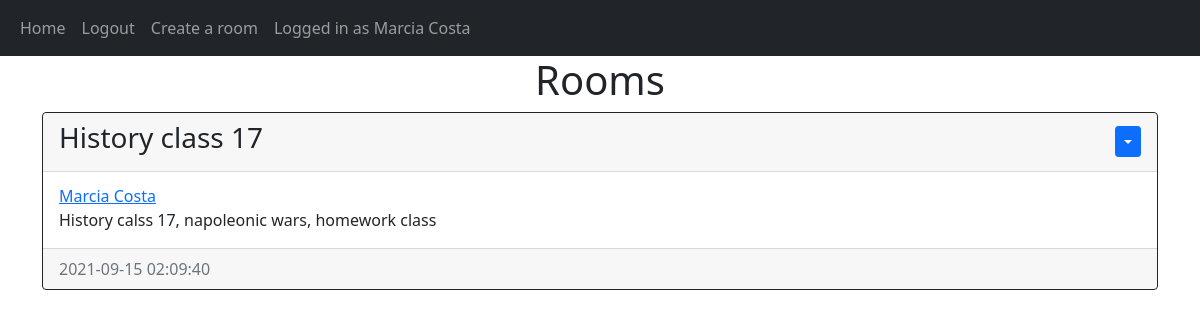
The page /home (signed in) on the database as committed earlier.
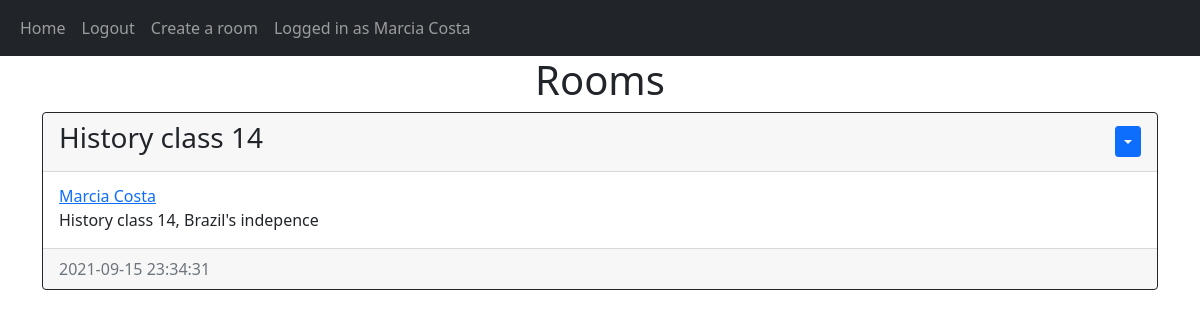
The same page on the database as committed later.
### website/models.py (models this page shows)
class Room(db.Model):
    id = db.Column(db.Integer, primary_key=True)
    title = db.Column(db.Text, nullable=False)
    info = db.Column(db.Text, nullable=False)
    date_created = db.Column(db.DateTime(timezone=True), default=func.now())
    author = db.Column(db.Integer, db.ForeignKey('user.id', ondelete='CASCADE'), nullable=False)
    posts = db.relationship('Post', backref='room', passive_deletes=True)
    IMGposts = db.relationship('ImagePost', backref='room', passive_deletes=True)
    participants = db.relationship('User', backref='room', passive_deletes=True)

class User(db.Model, UserMixin):
    id = db.Column(db.Integer, primary_key=True)
    username =  db.Column(db.String(150), unique=True)
    email = db.Column(db.String(150), unique=True)
    password =  db.Column(db.String(150))
    date_created =  db.Column(db.DateTime(timezone=True), default=func.now())
    posts = db.relationship('Post', backref='user', passive_deletes=True)
    IMGposts = db.relationship('ImagePost', backref='user', passive_deletes=True)
    rooms =  db.relationship('Room', backref='user', passive_deletes=True)

### website/views.py (the view)
@views.route('/')
@views.route('/home')
@login_required
def home():
    posts = Post.query.all()
    image_posts = ImagePost.query.all()
    rooms = Room.query.all()
    return render_template("index.html",user=current_user, posts=posts, images=image_posts, rooms=rooms)

### website/__init__.py (called while the page is built)
def create_app():
    app = Flask(__name__)
    app.config['SECRET_KEY'] = "hello"
    app.config['SQLALCHEMY_DATABASE_URI'] = f'sqlite:///{DB_NAME}'
    db.init_app(app)
    from .views import views
    from .auth import auth
    app.register_blueprint(views, url_prefix='/')
    app.register_blueprint(auth, url_prefix='/')
    from .models import User, Post
    create_database(app)
    login_manager = LoginManager()
    login_manager.login_view = 'auth.login'
    login_manager.init_app(app)
    @login_manager.user_loader
    def load_user(id):
        return User.query.get(int(id))
    return app

### website/templates/index.html (shortened to what this page needs)
{% extends 'rooms-div.html' %}

### website/templates/rooms-div.html (shortened to what this page needs)
{% extends 'base.html' %}
{% block content %}
<h1 align='center'>{% block header %} Rooms {% endblock %}</h1>
<div id='rooms'>
    {% for room in rooms %}
    <div class="card border-dark">
        <div class='card-header d-flex justify-content-between align-items-center'>
            <h3>{{room.title}}</h3>
            <div class="btn-group">
                <button type='button' class='btn btn-sm btn-primary dropdown-toggle' data-bs-toggle='dropdown'></button>
            </div>
        </div>
        <div class='card-body'>
            <div class="card-subtitle"><a href="/rooms/{{room.user.username}}">{{room.user.username}}</a></div>
            <div class='card-text'>{{room.info}}</div>
        </div>
        <div class="card-footer text-muted">{{room.date_created}}</div>
    </div>
    <br>
    {% endfor %}
</div>
{% endblock %}

Rows that differ between the two databases and show on the page:
changed Room "Marcia Costa": title "History class 17" → "History class 14"; info "History calss 17, napoleonic wars, homework class" → "History class 14, Brazil's indepence"; date_created "2021-09-15 02:09:40" → "2021-09-15 23:34:31"
